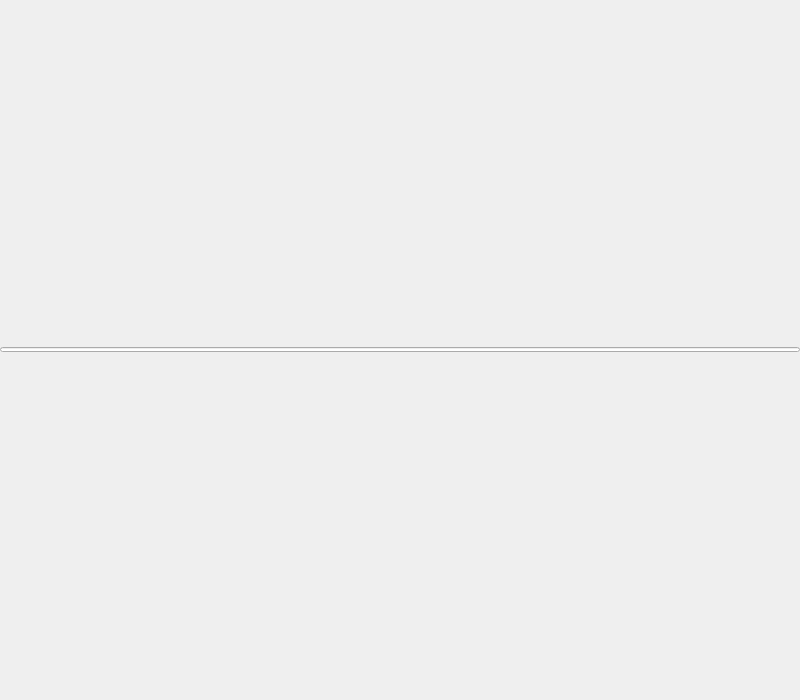
<?xml version="1.0" encoding="UTF-8"?>
<ui version="4.0">
 <class>WebView</class>
 <widget class="QWidget" name="WebView">
  <property name="geometry">
   <rect>
    <x>0</x>
    <y>0</y>
    <width>800</width>
    <height>700</height>
   </rect>
  </property>
  <property name="sizePolicy">
   <sizepolicy hsizetype="Preferred" vsizetype="Preferred">
    <horstretch>0</horstretch>
    <verstretch>0</verstretch>
   </sizepolicy>
  </property>
  <property name="minimumSize">
   <size>
    <width>0</width>
    <height>0</height>
   </size>
  </property>
  <property name="font">
   <font>
    <family>Microsoft Sans Serif</family>
   </font>
  </property>
  <property name="windowTitle">
   <string notr="true">Form</string>
  </property>
  <layout class="QGridLayout" name="gridLayout">
   <property name="leftMargin">
    <number>0</number>
   </property>
   <property name="topMargin">
    <number>0</number>
   </property>
   <property name="rightMargin">
    <number>0</number>
   </property>
   <property name="bottomMargin">
    <number>0</number>
   </property>
   <item row="1" column="0">
    <layout class="QVBoxLayout" name="verticalLayout">
     <property name="spacing">
      <number>0</number>
     </property>
     <item>
      <widget class="QProgressBar" name="progressBar">
       <property name="maximumSize">
        <size>
         <width>16777215</width>
         <height>5</height>
        </size>
       </property>
       <property name="font">
        <font>
         <family>Microsoft Sans Serif</family>
        </font>
       </property>
       <property name="styleSheet">
        <string notr="true">QProgressBar::chunk {
    background-color: rgba(0, 130, 201, 255);
}</string>
       </property>
       <property name="value">
        <number>0</number>
       </property>
       <property name="textVisible">
        <bool>false</bool>
       </property>
      </widget>
     </item>
     <item>
      <layout class="QHBoxLayout" name="resultLayout">
       <property name="spacing">
        <number>0</number>
       </property>
      </layout>
     </item>
    </layout>
   </item>
  </layout>
 </widget>
 <resources/>
 <connections/>
</ui>
